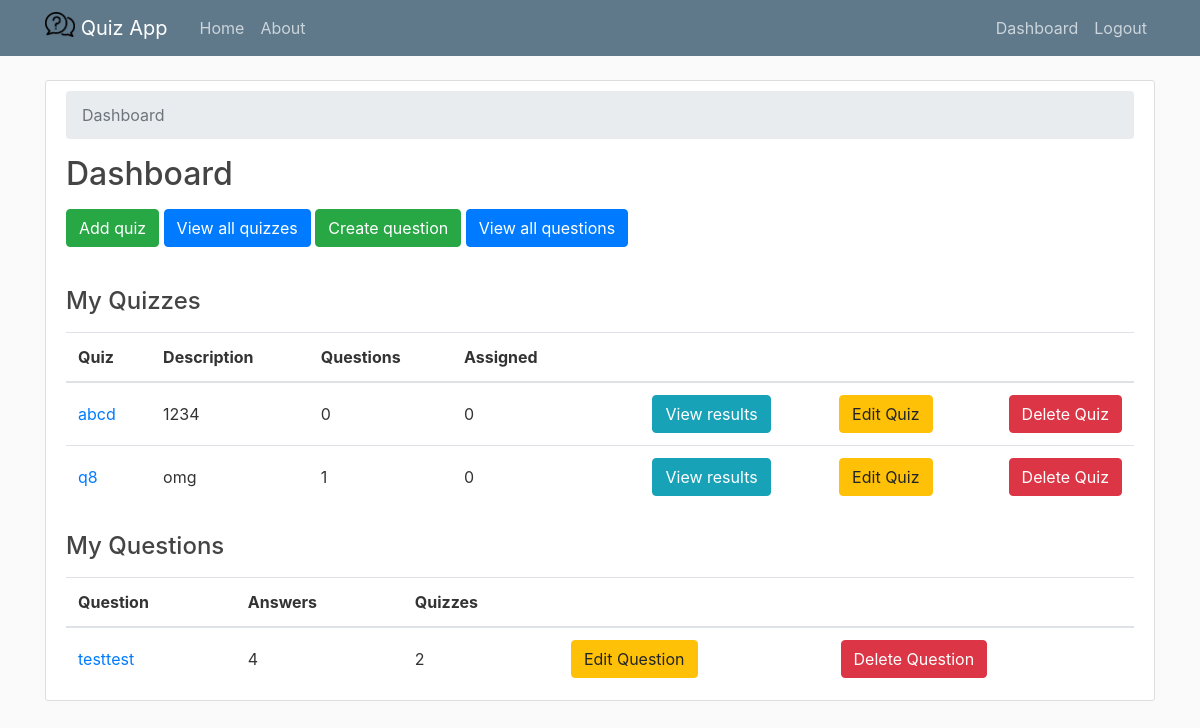
/dashboard/teacher (signed in), run on the app's committed database.
### dashboard/models.py (models this page shows, shortened)
class Quiz(models.Model):
    title = models.CharField(max_length = 100)
    description = models.TextField()
    author = models.ForeignKey(Teacher, on_delete=models.CASCADE,related_name='quizzes')

class Question(models.Model):
    text = models.CharField('Question', max_length=255)
    author = models.ForeignKey(Teacher, on_delete=models.CASCADE,related_name='questions')

### dashboard/views.py (the view)
# urls.py: path('dashboard/teacher', TeacherDashboard.as_view(), name='teacher-dashboard'),
@method_decorator(login_required, name="dispatch")
class TeacherDashboard(TemplateView):
    template_name = 'dashboard/teacher_dashboard.html'
    def get_context_data(self, **kwargs):
        context = super(TeacherDashboard, self).get_context_data(**kwargs)
        context['quizzes'] = self.request.user.teacher.quizzes.all() \
            .annotate(questions_count=Count('selected_question', distinct=True)) \
            .annotate(assigned_count=Count('assigned_quizzes', distinct=True))
        context['questions'] = self.request.user.teacher.questions.all() \
            .annotate(selected_count=Count('selected_question', distinct=True)) \
            .annotate(answer_count=Count('answers', distinct=True))
        return context

### dashboard/templates/dashboard/teacher_dashboard.html
{% extends "dashboard/base.html" %}
{% block content %}
<div class="content-section">
  <nav aria-label="breadcrumb">
    <ol class="breadcrumb">
      <li class="breadcrumb-item active" aria-current="page">Dashboard</li>
    </ol>
  </nav>
  <h2 class="mb-3">Dashboard</h2>
  <a href="{% url 'quiz-add' %}" class="btn btn-success mb-3" role="button">Add quiz</a>
  <a href="{% url 'quiz-view' %}" class="btn btn-primary mb-3" role="button">View all quizzes</a>
  <a href="{% url 'question-add' %}" class="btn btn-success mb-3" role="button">Create question</a>
  <a href="{% url 'question-view' %}" class="btn btn-primary mb-3" role="button">View all questions</a>
  <br><br>
  <div class="table-responsive">
    <h4 class="mb-3">My Quizzes</h4>
    <table class="table mb-0">
      <thead>
        <tr>
          <th>Quiz</th>
          <th>Description</th>
          <th>Questions</th>
          <th>Assigned</th>
          <th></th>
          <th></th>
          <th></th>
        </tr>
      </thead>
      <tbody>
        {% for quiz in quizzes %}
          <tr>
            <td class="align-middle"><a href="{% url 'quiz-edit' quiz.pk %}">{{ quiz.title }}</a></td>
            <td class="align-middle overflowing">{{ quiz.description }}</td>
            <td class="align-middle">{{ quiz.questions_count }}</td>
            <td class="align-middle">{{ quiz.assigned_count }}</td>
            <td class="text-right">
              <a href="#" class="btn btn-info">View results</a>
            </td>
            <td class="text-right">
              <a href="{% url 'quiz-edit' quiz.pk %}" class="btn btn-warning">Edit Quiz</a>
            </td>
            <td class="text-right">
              <a href="{% url 'quiz-delete' quiz.pk %}" class="btn btn-danger">Delete Quiz</a>
            </td>
          </tr>
        {% empty %}
          <tr>
            <td class="bg-light text-center font-italic" colspan="5">You haven't created any quizzes yet. Go ahead and <a href="{% url 'quiz-add' %}">add your first quiz</a>.</td>
          </tr>
        {% endfor %}
      </tbody>
    </table>
  </div>
  <br>
  <div class="table-responsive">
    <h4 class="mb-3">My Questions</h4>
    <table class="table mb-0">
      <thead>
        <tr>
          <th>Question</th>
          <th>Answers</th>
          <th>Quizzes</th>
          <th></th>
          <th></th>
        </tr>
      </thead>
      <tbody>
        {% for question in questions %}
          <tr>
            <td class="align-middle"><a href="{% url 'question-edit' question.pk %}">{{ question.text }}</a></td>
            <td class="align-middle">{{ question.answer_count }}</td>
            <td class="align-middle">{{ question.selected_count }}</td>
            <td class="align-middle">
              <a href="{% url 'question-edit' question.pk %}" class="btn btn-warning">Edit Question</a>
            </td>
            <td class="align-middle">
              <a href="{% url 'question-delete' question.pk %}" class="btn btn-danger">Delete Question</a>
            </td>
          </tr>
        {% empty %}
          <tr>
            <td class="bg-light text-center font-italic" colspan="5">You haven't created any questions yet. Go ahead and <a href="{% url 'question-add' %}">create your first question</a>.</td>
          </tr>
        {% endfor %}
      </tbody>
    </table>
  </div>
</div>
{% endblock content %}

### dashboard/static/dashboard/main.css (style rules this page uses)
body { background: #fafafa; color: #333333; margin-top: 5rem; }
h1, h2, h3, h4, h5, h6 { color: #444444; }
.content-section { background: #ffffff; padding: 10px 20px; border: 1px solid #dddddd; border-radius: 3px; margin-bottom: 20px; }
.overflowing { max-width: 0; overflow: hidden; text-overflow: ellipsis; white-space: nowrap; }

### data on the page
Quiz: title "abcd", description "1234", questions_count "0", assigned_count "0"
Quiz: title "q8", description "omg", questions_count "1", assigned_count "0"
Question: text "testtest", answer_count "4", selected_count "2"
